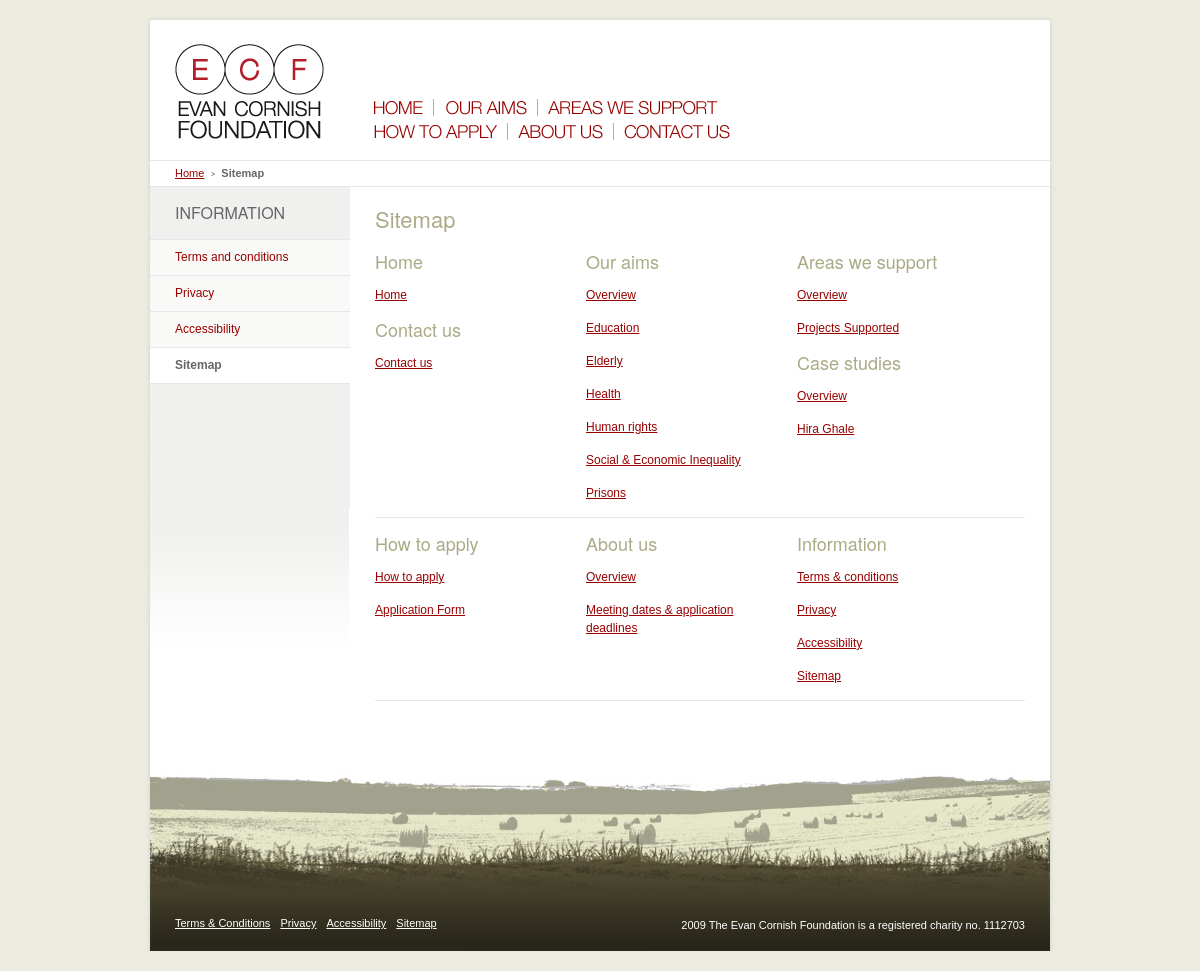
The app's page /ECF/ECF/sitemap.php with its own data.
### tables this page shows
CREATE TABLE IF NOT EXISTS `ouraims` (
  `id` int(11) NOT NULL AUTO_INCREMENT,
  `name` varchar(255) NOT NULL,
  `blurb` varchar(255) NOT NULL,
  `img_blurb` varchar(255) NOT NULL,
  `img_1` varchar(255) NOT NULL,
  `maincontent` text NOT NULL,
  `orderi` int(11) NOT NULL,
  PRIMARY KEY (`id`)
);

CREATE TABLE IF NOT EXISTS `casestudies` (
  `id` int(11) NOT NULL AUTO_INCREMENT,
  `name` varchar(255) NOT NULL,
  `location` varchar(255) NOT NULL,
  `date` varchar(255) NOT NULL,
  `category` tinyint(4) NOT NULL,
  `blurb` varchar(255) NOT NULL,
  `img_blurb` varchar(255) NOT NULL,
  `include_in_aws` tinyint(4) NOT NULL,
  `img_hero` varchar(255) NOT NULL,
  `img_hero_caption` varchar(255) NOT NULL,
  `img_1` varchar(255) NOT NULL,
  `img_1_caption` varchar(255) NOT NULL,
  `img_2` varchar(255) NOT NULL,
  `img_2_caption` varchar(255) NOT NULL,
  `img_logo` varchar(255) NOT NULL,
  `img_logo_caption` varchar(255) NOT NULL,
  `quote` varchar(255) NOT NULL,
  `maincontent` text NOT NULL,
  `sidecontent` text NOT NULL,
  PRIMARY KEY (`id`)
);

CREATE TABLE IF NOT EXISTS `misc` (
  `id` tinyint(4) NOT NULL,
  `helped_no` varchar(255) NOT NULL,
  `footer_msg` varchar(255) NOT NULL,
  `sidecontent` text NOT NULL,
  PRIMARY KEY (`id`)
);

### ECF/ECF/sitemap.php (the view, shortened to what this page needs)
<?php
require("header.php");
?>
<ul id="breadcrumbs">
	<li class="front_page bc-arrow"><a href="index.php">Home</a></li>
	<li class="current"><a href="sitemap.php">Sitemap</a></li>
</ul>
<div id="main-area">
	<div id="subnav-area">
		<h2>INFORMATION</h2>
		<ul id="sub-nav">
			<li><a href="terms-and-conditions.php">Terms and conditions</a></li>
			<li><a href="privacy.php">Privacy</a></li>
			<li><a href="accessibility.php">Accessibility</a></li>
			<li class="current_page_item"><a href="sitemap.php">Sitemap</a></li>
		</ul>
	</div>
	<div id="content-area">
		<div id="content-area-main-full">
			<h1>Sitemap</h1>
			<div class="row">
				<div class="col">
					<h3>Home</h3>
					<p><a href="index.php">Home</a></p>
						<h3>Contact us</h3>
							<p><a href="contact-us.php">Contact us</a></p>
				</div>
				<div class="col">
					<h3>Our aims</h3>
					<p><a href="our-aims.php">Overview</a></p>
							<?php
				$query2 = "SELECT * FROM ouraims ORDER BY orderi ASC";
				$result2 = mysql_query($query2) or die(mysql_error());
				while($row2 = mysql_fetch_array($result2)){
					echo "<p><a href='our-aim.php?id=";
					echo $row2['id'];
					echo "'>";
					echo $row2['name'];
					echo "</a></p>";
				}
				?>
				</div>
				<div class="col">
					<h3>Areas we support</h3>
					<p><a href="areas-we-support.php">Overview</a></p>
					<p><a href="projects-supported.php">Projects Supported</a></p>
					<h3>Case studies</h3>
					<p><a href="case-studies.php">Overview</a></p>
					<?php
				$query3 = "SELECT * FROM casestudies";
				$result3 = mysql_query($query3) or die(mysql_error());
				while($row3 = mysql_fetch_array($result3)){
					echo "<p><a href='case-study.php?id=";
					echo $row3['id'];
					echo "'>";
					echo $row3['name'];
					echo "</a></p>";
				}
				?>
				</div>
			</div>
			<div class="row">
				<div class="col">
					<h3>How to apply</h3>
					<p><a href="how-to-apply.php">How to apply</a></p>
					<p><a href="application-form.php">Application Form</a></p>
				</div>
				<div class="col">
					<h3>About us</h3>
					<p><a href="about-us.php">Overview</a></p>
					<p><a href="meetings-deadlines.php">Meeting dates &amp; application deadlines</a></p>
				</div>
				<div class="col">
						<h3>Information</h3>
							<p><a href="terms-and-conditions.php">Terms &amp; conditions</a></p>
							<p><a href="privacy.php">Privacy</a></p>
							<p><a href="accessibility.php">Accessibility</a></p>
							<p><a href="sitemap.php">Sitemap</a></p>
				</div>
			</div>
		</div>
	</div>
</div>
<?php require("footer.php"); ?>

### ECF/ECF/footer.php (shortened to what this page needs)
<div id="footer-area">
	<ul id="footer-nav">
		<li><a href="terms-and-conditions.php">Terms &amp; Conditions</a></li>
		<li><a href="privacy.php">Privacy</a></li>
		<li><a href="accessibility.php">Accessibility</a></li>
		<li><a href="sitemap.php">Sitemap</a></li>
	</ul>
	<p id="copyright"><?php echo $row88['footer_msg']; ?></p>
</div>
</div>
</div>
</body></html>

### ECF/ECF/css/style.css (style rules this page uses)
body { font-family: Arial; font-size: 12px; background-color: #ebebe0; line-height: 15px; }
h1 { color: #aaaa86; font-size: 22px; font-weight: normal; padding-bottom: 20px; font-family: "Helvetica Neue"; line-height: 24px; }
h2 { color: #aaaa86; font-size: 20px; font-weight: normal; padding-bottom: 15px; font-family: "Helvetica Neue"; line-height: 22px; }
h3 { color: #aaaa86; font-size: 18px; font-weight: normal; padding-bottom: 15px; line-height: 20px; font-family: "Helvetica Neue"; line-height: 20px; }
a { color: #990000; }
p { padding-bottom: 15px; line-height: 18px; }
#breadcrumbs { padding: 5px 25px 5px 25px; font-size: 11px; border-top: 1px #e6e6e6 solid; border-bottom: 1px solid #e6e6e6; overflow: hidden; height: 1%; }
#breadcrumbs li { float: left; }
#breadcrumbs li.bc-arrow { padding-right: 11px; margin-right: 6px; background: url(images/breadcrumb-arrow.gif) right center no-repeat; }
#breadcrumbs li.current a { color: #666; font-weight: bold; text-decoration: none; }
#main-area { overflow: hidden; height: 1%; }
#subnav-area { width: 200px; float: left; padding-bottom: 300px; background: url(images/subnav-bg.gif) left bottom no-repeat; background-color: #f0f0ee; }
#subnav-area h2 { padding: 15px 15px 15px 25px; text-transform: uppercase; font-size: 16px; font-weight: normal; color: #666666; }
#subnav-area ul { border-top: 1px solid #e6e6e6; }
#subnav-area li { background-color: #f9f9f8; padding: 10px 15px 10px 25px; border-bottom: 1px solid #e6e6e6; }
#subnav-area li a { text-decoration: none; }
#subnav-area li.current_page_item { background-color: #ffffff; }
#subnav-area li.current_page_item a { color: #666666; font-weight: bold; }
#content-area { width: 700px; float: left; }
#content-area-main-full { width: 650px; float: left; padding: 20px 25px 20px 25px; position: relative; }
#footer-area { background: url(images/bg-field.jpg) left bottom no-repeat; height: 20px; font-size: 11px; color: #ffffff; padding: 180px 25px 15px 25px; }
#footer-area a { color: #ffffff; }
#footer-area p { float: right; }
#footer-nav { float: left; }
#footer-nav li { float: left; padding-right: 10px; }
.row { overflow: hidden; height: 1%; border-bottom: 1px solid #e6e6e6; margin-bottom: 15px; }
.col { float: left; width: 196px; margin-right: 15px; }

### records on screen
ouraims: name "Education"
ouraims: name "Elderly"
ouraims: name "Health"
ouraims: name "Human rights"
ouraims: name "Social & Economic Inequality"
ouraims: name "Prisons"
casestudies: name "Hira Ghale"
misc: footer_msg "2009 The Evan Cornish Foundation is a registered charity no. 1112703"
